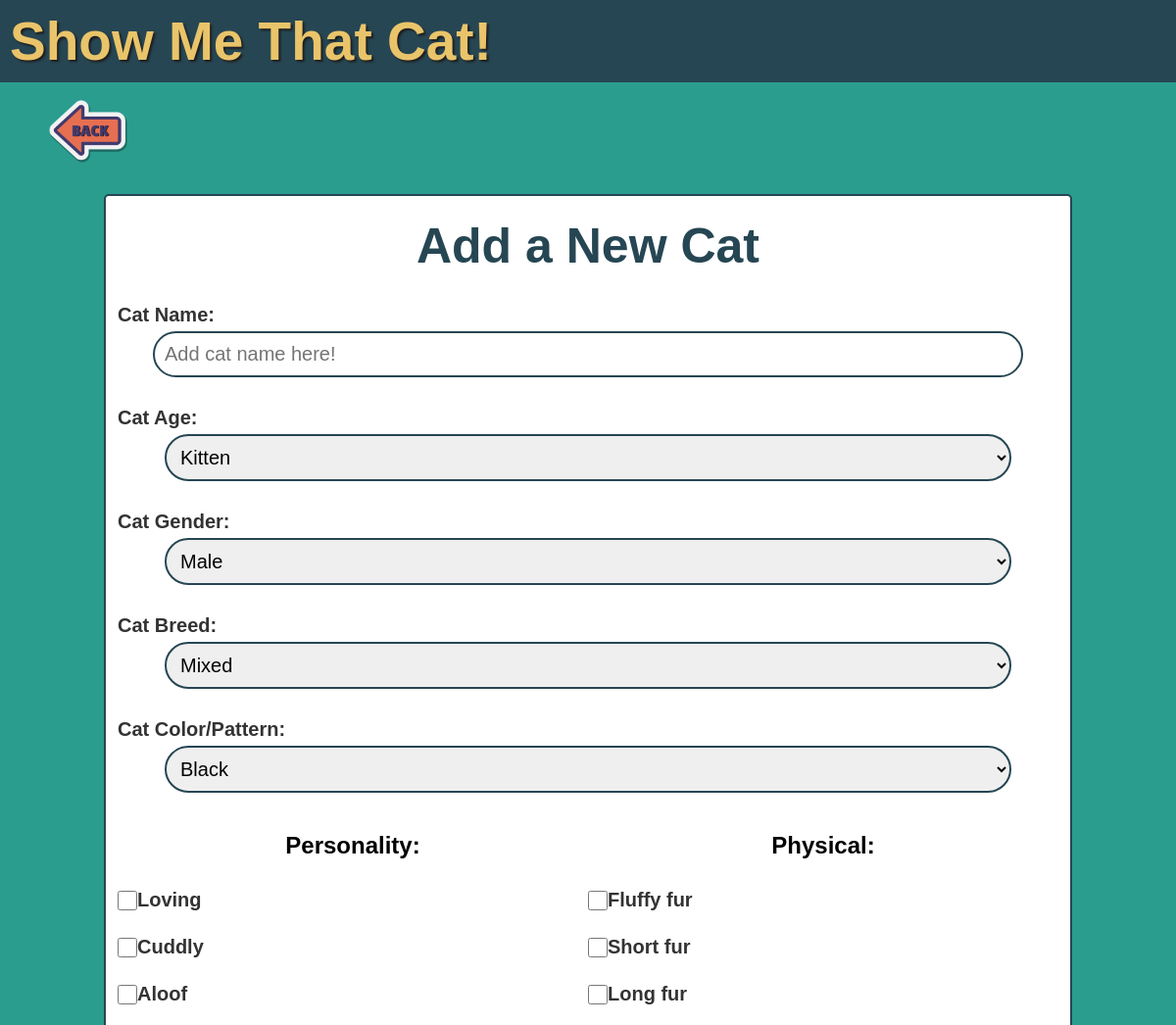
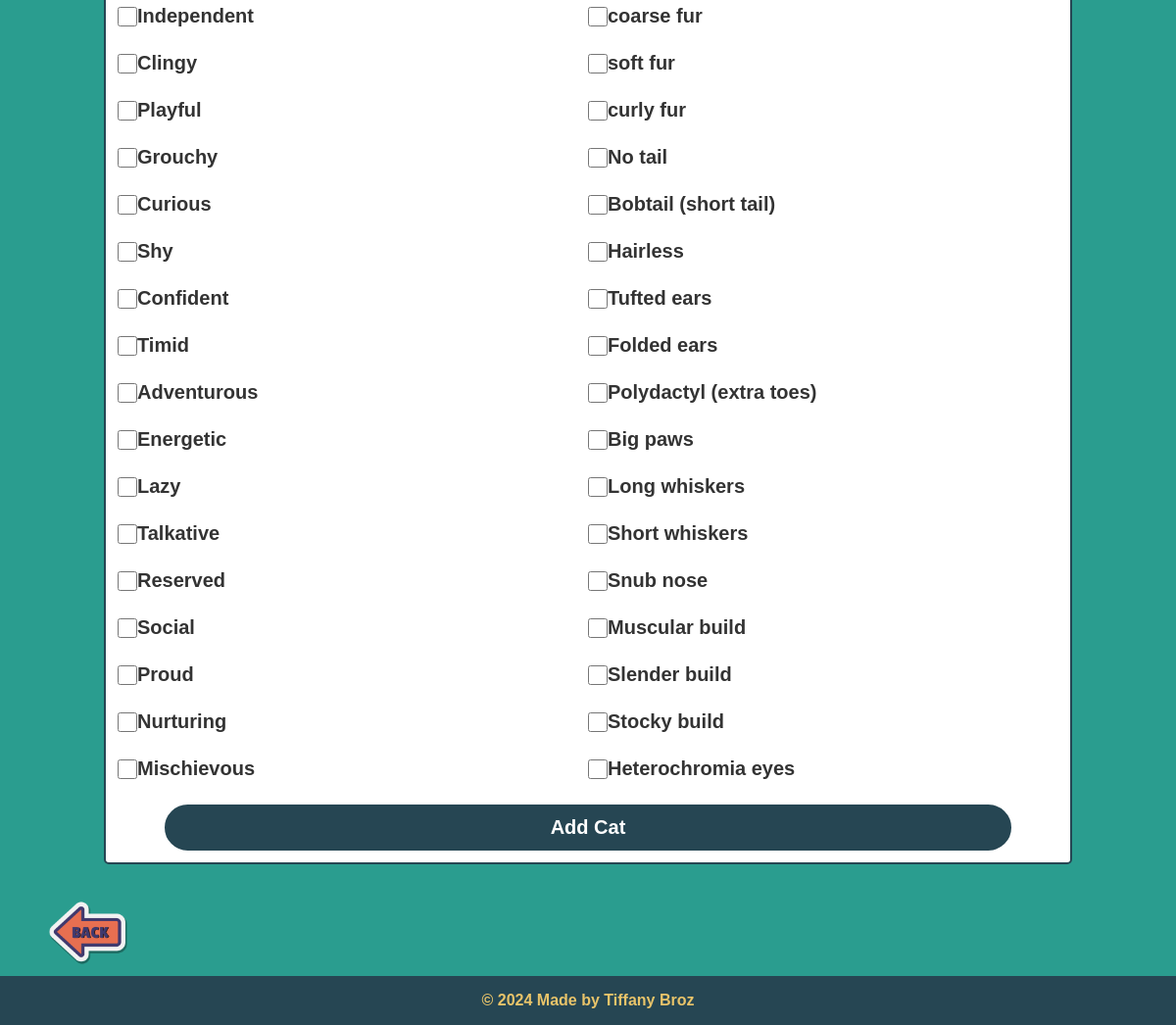
/controller/index.php?action=show_add_cat_form, run on the app's committed database (2 pictures, top to bottom).
### tables this page shows
CREATE TABLE personality_traits (
    personalityID INT AUTO_INCREMENT PRIMARY KEY,
    personality VARCHAR(255)
);

CREATE TABLE physical_traits (
    physicalID INT AUTO_INCREMENT PRIMARY KEY,
    physical VARCHAR(255)
);

### model/db_functions.php (called while the page is built, shortened)
<?php
function get_all_cat_ages() {
    global $db;
    $query = 'SELECT ageID, age FROM cat_age';
    $statement = $db->prepare($query);
    $statement->execute();
    $cat_ages = $statement->fetchAll(PDO::FETCH_ASSOC);
    return $cat_ages;
}
function get_all_cat_genders() {
    global $db;
    $query = 'SELECT genderID, gender FROM cat_gender';
    $statement = $db->prepare($query);
    $statement->execute();
    $cat_genders = $statement->fetchAll(PDO::FETCH_ASSOC);
    return $cat_genders;
}
function get_all_cat_breeds() {
    global $db;
    $query = 'SELECT breedID, breed FROM cat_breed';
    $statement = $db->prepare($query);
    $statement->execute();
    $cat_breeds = $statement->fetchAll(PDO::FETCH_ASSOC);
    return $cat_breeds;
}
function get_all_cat_colors() {
    global $db;
    $query = 'SELECT colorID, color FROM cat_color';
    $statement = $db->prepare($query);
    $statement->execute();
    $cat_colors = $statement->fetchAll(PDO::FETCH_ASSOC);
    return $cat_colors;
}
function get_all_personality_traits() {
    global $db;
    $query = 'SELECT personalityID, personality FROM personality_traits';
    $statement = $db->prepare($query);
    $statement->execute();
    $personality_traits = $statement->fetchAll(PDO::FETCH_ASSOC);
    return $personality_traits;
}
function get_all_physical_traits() {
    global $db;
    $query = 'SELECT physicalID, physical FROM physical_traits';
    $statement = $db->prepare($query);
    $statement->execute();
    $physical_traits = $statement->fetchAll(PDO::FETCH_ASSOC);
    return $physical_traits;
}
?>

### view/add_cat.php (the view, shortened to what this page needs)
<?php
include '../view/header.php'; ?>
<main class="main_container">
    <div class="back_button">
        <a href="../controller/index.php">
            <img src="../assets/back.png" alt="Go Back" class="back_button_image"/>
        </a>
    </div>
    <div class="form_container">
        <h1 class="form_h1">Add a New Cat</h1>
        <form action="." method="post" id="add_cat_form">
            <div class="form_group">
                <label for="cat_name">Cat Name:</label>
                <input type="text" name="cat_name" id="cat_name" placeholder="Add cat name here!" />
            </div>
            <div class="form_group">
                <label for="cat_age">Cat Age:</label>
                <select name="ageID" id="cat_age" required>
                    <?php
                    $cat_ages = get_all_cat_ages();
                    foreach ($cat_ages as $cat_age) {
                        echo "<option value='{$cat_age['ageID']}'>{$cat_age['age']}</option>";
                    }
                    ?>
                </select>
            </div>
            <div class="form_group">
                <label for="cat_gender">Cat Gender:</label>
                <select name="genderID" id="cat_gender" required>
                    <?php
                    $cat_genders = get_all_cat_genders();
                    foreach ($cat_genders as $cat_gender) {
                        echo "<option value='{$cat_gender['genderID']}'>{$cat_gender['gender']}</option>";
                    }
                    ?>
                </select>
            </div>
            <div class="form_group">
                <label for="cat_breed">Cat Breed:</label>
                <select name="breedID" id="cat_breed" required>
                    <?php
                    $cat_breeds = get_all_cat_breeds();
                    foreach ($cat_breeds as $cat_breed) {
                        echo "<option value='{$cat_breed['breedID']}'>{$cat_breed['breed']}</option>";
                    }
                    ?>
                </select>
            </div>
            <div class="form_group">
                <label for="cat_color">Cat Color/Pattern:</label>
                <select name="colorID" id="cat_color" required>
                    <?php
                    $cat_colors = get_all_cat_colors();
                    foreach ($cat_colors as $cat_color) {
                        echo "<option value='{$cat_color['colorID']}'>{$cat_color['color']}</option>";
                    }
                    ?>
                </select>
            </div>
            <div class="form_group">
                <div class="form_traits_section">
                    <div class="form_traits_column">
                        <h2 class="form_form_h2">Personality:</h2>
                        <div class="form_traits_container">
                            <?php
                            $personality_traits = get_all_personality_traits();
                            foreach ($personality_traits as $trait) {
                                echo "<div class='form_trait_value'><label><input type='checkbox' name='personality_traits[]' value='{$trait['personalityID']}'><span>{$trait['personality']}</span></label></div>";
                            }
                            ?>
                        </div>
                    </div>
                    <div class="form_traits_column">
                        <h2 class="form_form_h2">Physical:</h2>
                        <div class="form_traits_container">
                            <?php
                            $physical_traits = get_all_physical_traits();
                            foreach ($physical_traits as $trait) {
                                echo "<div class='form_trait_value'><label><input type='checkbox' name='physical_traits[]' value='{$trait['physicalID']}'><span>{$trait['physical']}</span></label></div>";
                            }
                            ?>
                        </div>
                    </div>
                </div>
            </div>
            <div class="form_group">
                <input type="submit" value="Add Cat" />
            </div>
        </form>
    </div>
    <div class="back_button">
        <a href="../controller/index.php">
            <img src="../assets/back.png" alt="Go Back" class="back_button_image"/>
        </a>
    </div>
</main>
<?php include '../view/footer.php'; ?>

### controller/index.php (shortened to what this page needs)
<?php
require('../model/db_connect.php');
require('../model/db_functions.php');
$action = filter_input(INPUT_POST, 'action');
if ($action == NULL) {
    $action = filter_input(INPUT_GET, 'action');
}
if ($action == 'list_cats') {
    $cats = get_all_cats();
    include('../view/cat_info_list.php');
} else if ($action == 'show_add_cat_form') {
    include('../view/add_cat.php');
} else if ($action == 'add_cat') {
    $cat_name = filter_input(INPUT_POST, 'cat_name');
    $ageID = filter_input(INPUT_POST, 'ageID', FILTER_VALIDATE_INT);
    $genderID = filter_input(INPUT_POST, 'genderID', FILTER_VALIDATE_INT);
    $breedID = filter_input(INPUT_POST, 'breedID', FILTER_VALIDATE_INT);
    $colorID = filter_input(INPUT_POST, 'colorID', FILTER_VALIDATE_INT);
    $cat_name = trim($cat_name);
    if (empty($cat_name)) {
        $error = "Invalid cat information. Please check all fields and try again.";
        include('../errors/error.php');
    } else {
        $name_pattern = "/^[0-9a-zA-Z-' ]+$/";
        if (!preg_match($name_pattern, $cat_name)) {
            $error = "Invalid cat data. Names should only contain alphabetic characters, numbers, hyphens, or apostrophes.";
            include('../errors/error.php');
        } else {
            add_cat($cat_name, $ageID, $genderID, $breedID, $colorID);
            $catID = get_last_inserted_cat_id();
            if (isset($_POST['personality_traits']) && is_array($_POST['personality_traits'])) {
                $personality_traits = $_POST['personality_traits'];
                assign_personality_traits($catID, $personality_traits);
            }
            if (isset($_POST['physical_traits']) && is_array($_POST['physical_traits'])) {
                $physical_traits = $_POST['physical_traits'];
                assign_physical_traits($catID, $physical_traits);
            }
            $success_message = "Cat added successfully!";
            header("Location: .?action=list_cats&success_message=" . urlencode($success_message));
        }
    }
}
?>

### view/header.php (shortened to what this page needs)
<!DOCTYPE html>
<html>
<head>
    <link rel="stylesheet" href="../css/styles.css">
</head>
<body>
<header>
    <h1 class="header_h1"><a href="/modules/final/TJB_CPT-250-F82-FINAL/controller/index.php">Show Me That Cat!</a></h1>
</header>

### view/footer.php
<footer>
    <p> &copy; <?php echo date('Y'); ?> Made by Tiffany Broz </p>
</footer>
</body>
</html>

### css/styles.css (style rules this page uses)
body { margin: 0; padding: 0; font-family: Arial, sans-serif; background-color: #2a9d8f; display: flex; flex-direction: column; min-height: 100vh; width: 100%; }
header { background-color: #264653; text-align: left; z-index: 1; width: 100%; padding-top: 10px; padding-bottom: 10px; }
footer { text-align: center; font-weight: bold; background-color: #264653; color: #e9c46a; position: fixed; bottom: 0; width: 100%; }
.header_h1 { font-size: 55px; color: #e9c46a; text-shadow: 2px 2px 2px #1f1e1e; padding-left: 10px; text-decoration: none; transition: text-decoration 0.3s ease; }
h1 { font-size: 24px; margin: 0; }
.main_container { margin-bottom: 50px; }
a:link { text-decoration: none; }
.form_container { background-color: #fff; border: 2px solid #264653; padding: 1%; text-align: center; width: 80%; min-width: 400px; margin-left: auto; margin-right: auto; margin-top: 20px; margin-bottom: 20px; border-radius: 5px; }
.form_h1 { font-size: 50px; margin-top: 10px; margin-bottom: 30px; color: #264653; }
.form_group label { display: block; font-size: 20px; text-align: left; font-weight: bold; margin-bottom: 5px; margin-top: 10px; color: #333; }
.form_group input, .form_group select { width: 90%; padding: 10px; font-size: 20px; border: 2px solid #264653; border-radius: 50px; margin-bottom: 20px; outline: none; }
.form_group input[type="submit"] { background-color: #264653; color: #fff; font-weight: bold; cursor: pointer; transition: background-color 0.3s; }
.form_group input[type="submit"] { display: block; margin: 0 auto; }
.form_trait_value { display: block; padding-left: 20px; text-indent: -20px; margin-bottom: 10px; flex-basis: calc(50% - 10px); }
.form_trait_value input { width: 20px; height: 20px; padding: 0; margin: 0; vertical-align: bottom; position: relative; top: -1px; }
.form_traits_container { display: flex; flex-wrap: wrap; justify-content: space-between; width: 100%; }
.form_traits_section { display: flex; justify-content: space-between; margin-bottom: 10px; }
.form_traits_column { flex-basis: 50%; }
.back_button_image { width: 80px; margin-top: 10px; padding-left: 50px; }
.header_h1 a { color: inherit; text-decoration: none; }

### data on the page
personality_traits: personality "Loving"
personality_traits: personality "Cuddly"
personality_traits: personality "Aloof"
personality_traits: personality "Independent"
personality_traits: personality "Clingy"
personality_traits: personality "Playful"
personality_traits: personality "Grouchy"
personality_traits: personality "Curious"
personality_traits: personality "Shy"
personality_traits: personality "Confident"
personality_traits: personality "Timid"
personality_traits: personality "Adventurous"
personality_traits: personality "Energetic"
personality_traits: personality "Lazy"
personality_traits: personality "Talkative"
personality_traits: personality "Reserved"
personality_traits: personality "Social"
personality_traits: personality "Proud"
personality_traits: personality "Nurturing"
personality_traits: personality "Mischievous"
physical_traits: physical "Fluffy fur"
physical_traits: physical "Short fur"
physical_traits: physical "Long fur"
physical_traits: physical "coarse fur"
physical_traits: physical "soft fur"
physical_traits: physical "curly fur"
physical_traits: physical "No tail"
physical_traits: physical "Bobtail (short tail)"
physical_traits: physical "Hairless"
physical_traits: physical "Tufted ears"
physical_traits: physical "Folded ears"
physical_traits: physical "Polydactyl (extra toes)"
physical_traits: physical "Big paws"
physical_traits: physical "Long whiskers"
physical_traits: physical "Short whiskers"
physical_traits: physical "Snub nose"
physical_traits: physical "Muscular build"
physical_traits: physical "Slender build"
physical_traits: physical "Stocky build"
physical_traits: physical "Heterochromia eyes"

### other printed values
form field ageID "Kitten"
form field genderID "Male"
form field breedID "Mixed"
form field colorID "Black"
